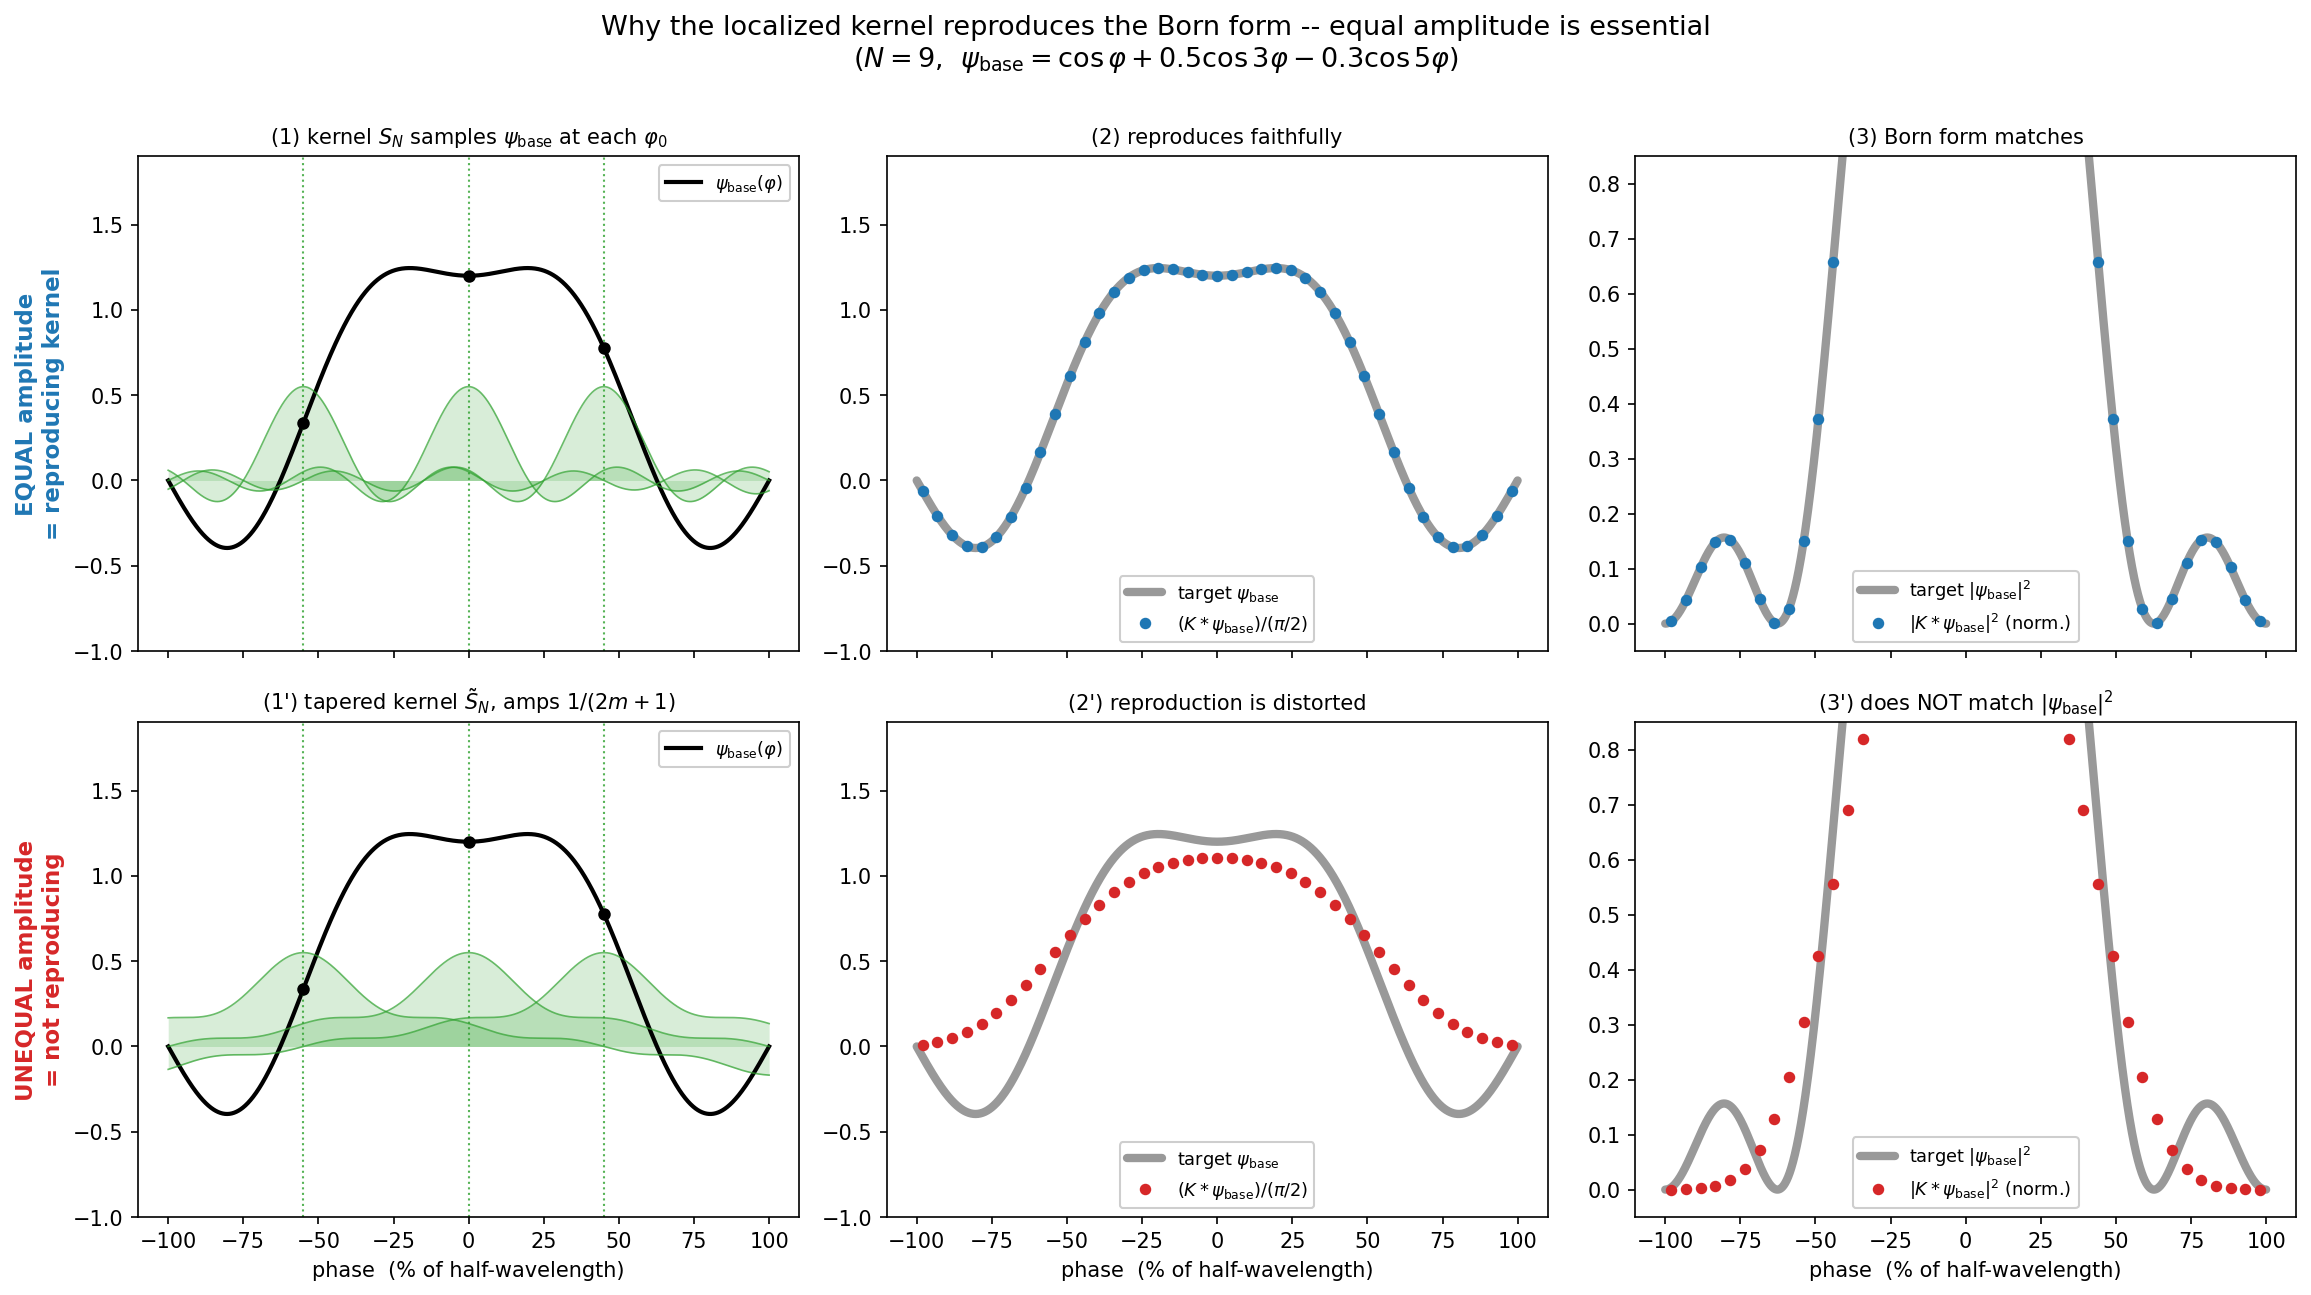

Python code for this plot:
#!/usr/bin/env python3
# -*- coding: utf-8 -*-
"""Figure 3 (mechanism): WHY the localized kernel reproduces the Born form,
and why EQUAL amplitude is essential.  Generates born_mechanism.png / .svg.

Top row  : equal-amplitude kernel  K = S_N = sum_{m} cos((2m+1)phi)      (= reproducing kernel)
Bottom   : tapered kernel          K~ = sum_{m} 1/(2m+1) cos((2m+1)phi)  (= NOT a reproducing kernel)

Columns:
 (1) the kernel samples psi_base at each phi0 (localized bumps under psi_base)
 (2) reconstruction (K*psi_base)/(pi/2)  vs target psi_base
 (3) Born form |K*psi_base|^2 / norm     vs target |psi_base|^2

Same psi_base as the main paper:  cos(phi) + 0.5 cos(3phi) - 0.3 cos(5phi)  (band up to mode 5).
Numerical fact reproduced here: equal-amp reconstruction is exact (~1e-16),
tapered-amp reconstruction is distorted (max dev ~0.53).
x-axis: phase in % of the half-wavelength interval (edge phi=+-pi/2 -> +-100%).
"""
import numpy as np
import matplotlib
matplotlib.use("Agg")
import matplotlib.pyplot as plt

N = 9
HALF = np.pi/2
psi_base = lambda x: np.cos(x) + 0.5*np.cos(3*x) - 0.3*np.cos(5*x)

def kernel(x, amps):
    x = np.asarray(x, float)
    out = np.zeros_like(x)
    for m, a in enumerate(amps):
        out += a*np.cos((2*m+1)*x)
    return out

EQUAL   = np.ones((N+1)//2)
TAPERED = np.array([1.0/(2*m+1) for m in range((N+1)//2)])

def conv(phi0, amps, ng=200001):
    phi = np.linspace(-HALF, HALF, ng); b = psi_base(phi)
    return np.array([np.trapezoid(kernel(p0-phi, amps)*b, phi) for p0 in phi0])

# fine grids
phi  = np.linspace(-HALF, HALF, 1600)
xpct = phi/HALF*100
phi0 = np.linspace(-HALF*0.98, HALF*0.98, 41)
x0   = phi0/HALF*100
samples = np.array([-0.55, 0.0, 0.45])*HALF      # a few illustrative sampling points

fig, AX = plt.subplots(2, 3, figsize=(15.5, 8.6), sharex=True)

def row(r, amps, color, tag_ok):
    # (1) kernel samples psi_base
    ax = AX[r, 0]
    ax.plot(xpct, psi_base(phi), color="k", lw=2.0, label=r"$\psi_{\rm base}(\varphi)$")
    peak = kernel(np.array([0.0]), amps)[0]
    for s in samples:
        ax.axvline(s/HALF*100, color="#2ca02c", ls=":", lw=1.0, alpha=0.8)
        ax.plot([s/HALF*100], [psi_base(s)], "o", color="k", ms=5, zorder=6)
        bump = kernel(phi - s, amps)/peak*0.55       # scaled localized kernel
        ax.fill_between(xpct, 0, bump, color="#2ca02c", alpha=0.18, lw=0)
        ax.plot(xpct, bump, color="#2ca02c", lw=0.8, alpha=0.7)
    ax.set_ylim(-1.0, 1.9)
    ax.legend(fontsize=8.5, loc="upper right", framealpha=0.95)
    ax.set_title(("(1) kernel $S_N$ samples $\\psi_{\\rm base}$ at each $\\varphi_0$" if r == 0
                  else "(1') tapered kernel $\\tilde S_N$, amps $1/(2m+1)$"), fontsize=10)

    # (2) reconstruction vs target
    rec = conv(phi0, amps)/(HALF)
    ax = AX[r, 1]
    ax.plot(xpct, psi_base(phi), color="0.6", lw=4.0, solid_capstyle="round",
            label=r"target $\psi_{\rm base}$")
    ax.plot(x0, rec, "o", color=color, ms=4.5, label=r"$(K*\psi_{\rm base})/(\pi/2)$")
    ax.set_ylim(-1.0, 1.9)
    ax.legend(fontsize=8.5, loc="lower center", framealpha=0.95)
    ax.set_title(("(2) reproduces faithfully" if r == 0
                  else "(2') reproduction is distorted"), fontsize=10)

    # (3) Born form
    born = rec**2
    tgt  = psi_base(phi)**2
    ax = AX[r, 2]
    ax.plot(xpct, tgt, color="0.6", lw=4.0, solid_capstyle="round",
            label=r"target $|\psi_{\rm base}|^2$")
    ax.plot(x0, born, "o", color=color, ms=4.5, label=r"$|K*\psi_{\rm base}|^2$ (norm.)")
    ax.set_ylim(-0.05, 0.85)
    ax.legend(fontsize=8.5, loc="lower center", framealpha=0.95)
    ax.set_title(("(3) Born form matches" if r == 0
                  else "(3') does NOT match $|\\psi_{\\rm base}|^2$"), fontsize=10)
    return np.max(np.abs(rec - psi_base(phi0)))

dev_eq  = row(0, EQUAL,   "#1f77b4", True)
dev_tap = row(1, TAPERED, "#d62728", False)

AX[0, 0].set_ylabel("EQUAL amplitude\n= reproducing kernel", fontsize=11,
                    color="#1f77b4", fontweight="bold")
AX[1, 0].set_ylabel("UNEQUAL amplitude\n= not reproducing", fontsize=11,
                    color="#d62728", fontweight="bold")
for c in range(3):
    AX[1, c].set_xlabel("phase  (% of half-wavelength)")

fig.suptitle("Why the localized kernel reproduces the Born form -- equal amplitude is essential\n"
             r"($N=9$,  $\psi_{\rm base}=\cos\varphi+0.5\cos3\varphi-0.3\cos5\varphi$)",
             fontsize=13, y=1.0)
fig.tight_layout()
fig.savefig("born_mechanism.png", dpi=150, bbox_inches="tight")
fig.savefig("born_mechanism.svg", bbox_inches="tight")
plt.close(fig)
print("saved born_mechanism.png/.svg")
print("equal-amp   max|recon - psi| = %.2e   (faithful)" % dev_eq)
print("tapered-amp max|recon - psi| = %.2e   (distorted)" % dev_tap)
